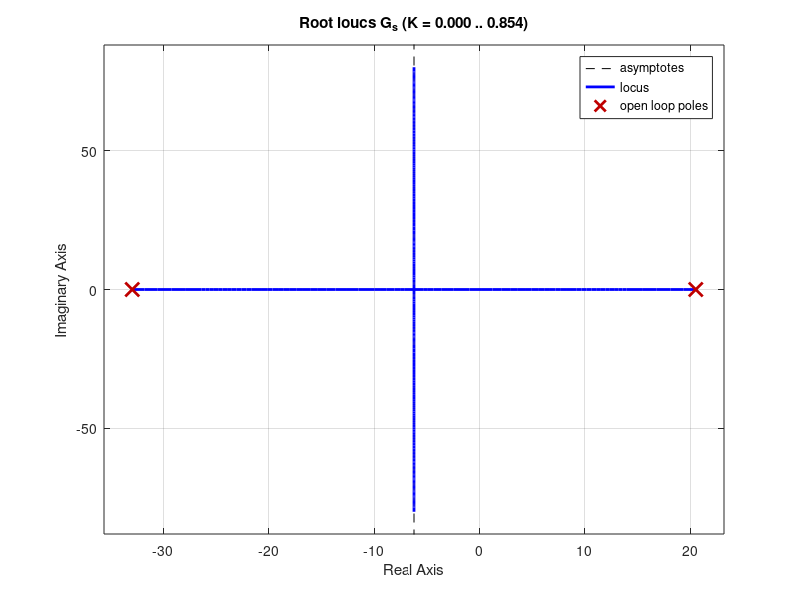

This chart was generated by the following MATLAB code: (Note: this script raises an error after producing the figure.)
b = 1.04e-1; % N * s / mm
m = 8.37e-3; % g
a = 5.66e-0; % N / mm
Tdelay = 10e-3 % s

Fm0 = 7.01e1; % N / A

Kp = 1; % parameter to vary
Kd = 1 ./ 20;

C_s = tf([Kd, Kp], [1]);
G_s = tf([Fm0], [m, b, -a]);
Delay_s = tf([Tdelay .^ 2 ./ 12, -Tdelay ./ 2, 1], ...
             [Tdelay .^ 2 ./ 12,  Tdelay ./ 2, 1]);

G2_s = C_s * G_s
G3_s = G2_s * Delay_s

figure(1);
clf;
rlocus(G_s)

figure(2);
clf;
rlocus(G_s, G2_s)

figure(3);
clf;
rlocus(G3_s)

% figure(4);
% clf;
% rlocus(G_s, G2_s, G3_s)